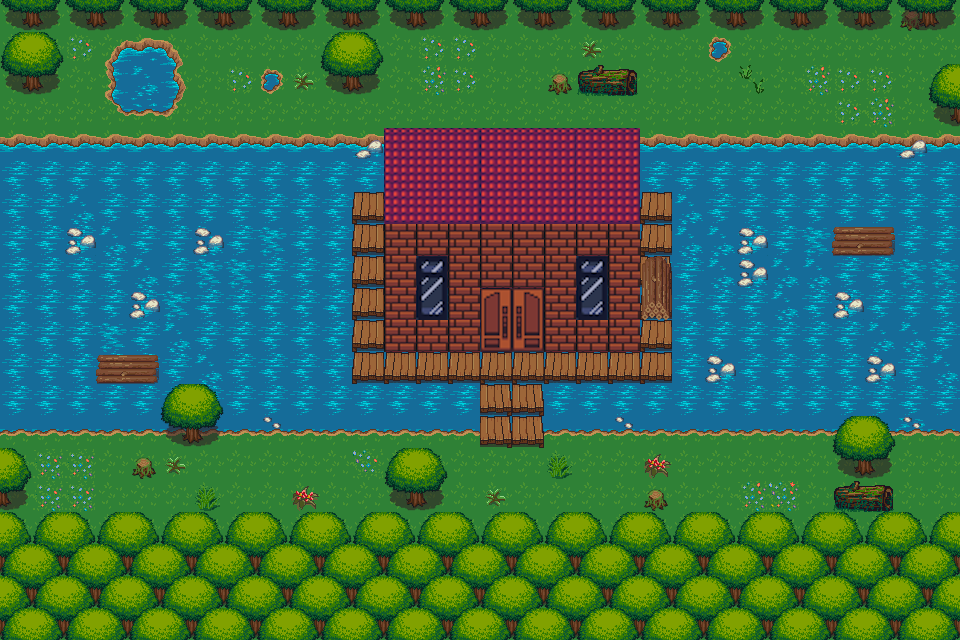

A level layout from a 2D game, rendered from its tile map. Below: a short description, then the map file with tile-grid data replaced by summaries:
An orthogonal 30x20 tile map with 32x32 px tiles, 4 tile layers (ground, Tile Layer 4, building, Tile Layer 3), 3 tilesets and 2 objects (h2, h1).

<map version="1.10" tiledversion="1.10.2" orientation="orthogonal" renderorder="right-down" width="30" height="20" tilewidth="32" tileheight="32" infinite="0" nextlayerid="7" nextobjectid="48">
 <editorsettings>
  <export target="MAP2.tmj" format="json" />
 </editorsettings>
 <tileset firstgid="1" name="Street32x32" tilewidth="32" tileheight="32" tilecount="256" columns="32">
  <image source="Street32x32.png" width="1024" height="256" />
 </tileset>
 <tileset firstgid="257" name="Buildings32x32" tilewidth="32" tileheight="32" tilecount="180" columns="12">
  <image source="Buildings32x32.png" width="384" height="480" />
 </tileset>
 <tileset firstgid="437" name="forest_tiles" tilewidth="32" tileheight="32" tilecount="256" columns="16">
  <image source="forest_tiles.png" width="512" height="512" />
 </tileset>
 <layer id="1" name="ground" width="30" height="20">
  <data>[600 cells, 600 non-empty, 28 distinct tile ids]</data>
 </layer>
 <layer id="4" name="Tile Layer 4" width="30" height="20">
  <data>[600 cells, 168 non-empty, 13 distinct tile ids]</data>
 </layer>
 <layer id="2" name="building" width="30" height="20">
  <data>[600 cells, 56 non-empty, 16 distinct tile ids]</data>
 </layer>
 <layer id="3" name="Tile Layer 3" width="30" height="20">
  <data>[600 cells, 111 non-empty, 19 distinct tile ids]</data>
 </layer>
 <objectgroup id="6" name="objectlayer">
  <object id="43" name="h2" x="302" y="91">
   <point />
  </object>
  <object id="46" name="h1" x="558" y="92">
   <point />
  </object>
 </objectgroup>
</map>
